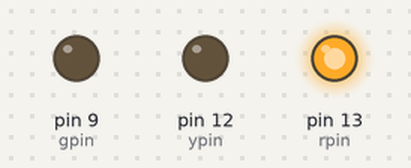
A sketch run on a simulated Arduino Uno, built with avr-gcc and run on an emulated ATmega328P. On the bench: output pins drawn as LEDs (lit = HIGH).

Above: at 1.0 s.
At 3.0 s:
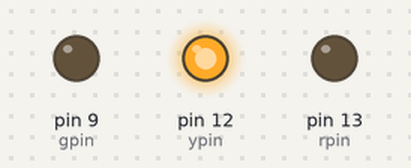
At 5.0 s:
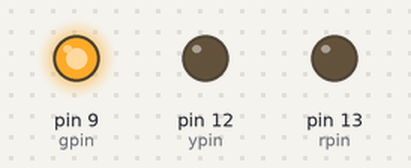
Timing chart, 0 to 7.8 s (numbered marks = the images above):
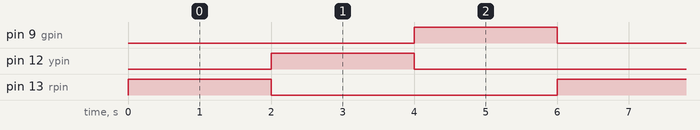

The sketch:

TrafficLIGHT.ino.ino
```cpp
int rpin =13;
int ypin=12;
int gpin=9;

void setup() {
  // put your setup code here, to run once:
pinMode(rpin, OUTPUT);
pinMode(ypin, OUTPUT);
pinMode(gpin, OUTPUT);
}

void loop() {
  // put your main code here, to run repeatedly:
digitalWrite(rpin, HIGH);
digitalWrite(ypin, LOW);
digitalWrite(gpin, LOW);
 delay(2000);
digitalWrite(rpin, LOW);
digitalWrite(ypin, HIGH);
digitalWrite(gpin, LOW);
 delay(2000);
digitalWrite(rpin, LOW);
digitalWrite(ypin, LOW);
digitalWrite(gpin, HIGH);
 delay(2000);
}
```

Measured:
- by itself, pin 9 (gpin), pin 12 (ypin), pin 13 (rpin): alternates HIGH for 2.0 s and LOW for 4.0 s
- by itself, everything shown: repeats every 6.0 s, in 3 steps
